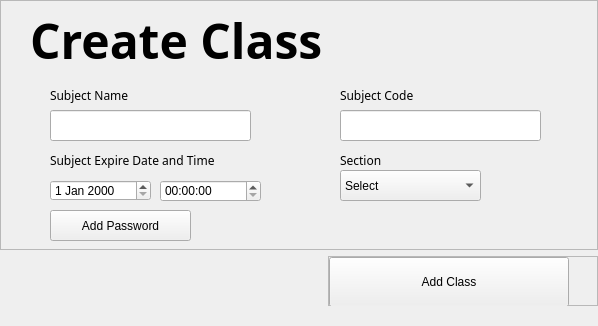
<?xml version="1.0" encoding="UTF-8"?>
<ui version="4.0">
 <class>create_class</class>
 <widget class="QMainWindow" name="create_class">
  <property name="geometry">
   <rect>
    <x>0</x>
    <y>0</y>
    <width>598</width>
    <height>326</height>
   </rect>
  </property>
  <property name="minimumSize">
   <size>
    <width>0</width>
    <height>0</height>
   </size>
  </property>
  <property name="maximumSize">
   <size>
    <width>16777215</width>
    <height>16777215</height>
   </size>
  </property>
  <property name="windowTitle">
   <string>MainWindow</string>
  </property>
  <widget class="QWidget" name="centralwidget">
   <layout class="QVBoxLayout" name="verticalLayout">
    <property name="leftMargin">
     <number>0</number>
    </property>
    <property name="topMargin">
     <number>0</number>
    </property>
    <property name="rightMargin">
     <number>0</number>
    </property>
    <property name="bottomMargin">
     <number>20</number>
    </property>
    <item>
     <widget class="QFrame" name="frame">
      <property name="frameShape">
       <enum>QFrame::StyledPanel</enum>
      </property>
      <property name="frameShadow">
       <enum>QFrame::Raised</enum>
      </property>
      <widget class="QLabel" name="label_4">
       <property name="geometry">
        <rect>
         <x>340</x>
         <y>85</y>
         <width>91</width>
         <height>20</height>
        </rect>
       </property>
       <property name="font">
        <font>
         <family>Montserrat</family>
        </font>
       </property>
       <property name="text">
        <string>Subject Code</string>
       </property>
      </widget>
      <widget class="QLineEdit" name="course_confirm_password">
       <property name="geometry">
        <rect>
         <x>340</x>
         <y>275</y>
         <width>201</width>
         <height>31</height>
        </rect>
       </property>
       <property name="echoMode">
        <enum>QLineEdit::Password</enum>
       </property>
      </widget>
      <widget class="QLabel" name="label_3">
       <property name="geometry">
        <rect>
         <x>50</x>
         <y>150</y>
         <width>171</width>
         <height>21</height>
        </rect>
       </property>
       <property name="font">
        <font>
         <family>Montserrat</family>
        </font>
       </property>
       <property name="text">
        <string>Subject Expire Date and Time</string>
       </property>
      </widget>
      <widget class="QLineEdit" name="course_code">
       <property name="geometry">
        <rect>
         <x>340</x>
         <y>110</y>
         <width>201</width>
         <height>31</height>
        </rect>
       </property>
      </widget>
      <widget class="QPushButton" name="course_add_pass_btn">
       <property name="geometry">
        <rect>
         <x>50</x>
         <y>210</y>
         <width>141</width>
         <height>31</height>
        </rect>
       </property>
       <property name="text">
        <string>Add Password</string>
       </property>
      </widget>
      <widget class="QTimeEdit" name="course_expire_time">
       <property name="geometry">
        <rect>
         <x>160</x>
         <y>180</y>
         <width>101</width>
         <height>22</height>
        </rect>
       </property>
      </widget>
      <widget class="QDateEdit" name="course_expire_date">
       <property name="geometry">
        <rect>
         <x>50</x>
         <y>180</y>
         <width>101</width>
         <height>21</height>
        </rect>
       </property>
      </widget>
      <widget class="QLabel" name="label">
       <property name="geometry">
        <rect>
         <x>30</x>
         <y>10</y>
         <width>321</width>
         <height>61</height>
        </rect>
       </property>
       <property name="font">
        <font>
         <family>Montserrat</family>
         <pointsize>36</pointsize>
         <weight>75</weight>
         <bold>true</bold>
        </font>
       </property>
       <property name="text">
        <string>Create Class</string>
       </property>
      </widget>
      <widget class="QLabel" name="label_5">
       <property name="geometry">
        <rect>
         <x>50</x>
         <y>250</y>
         <width>91</width>
         <height>20</height>
        </rect>
       </property>
       <property name="font">
        <font>
         <family>Montserrat</family>
        </font>
       </property>
       <property name="text">
        <string>Add Password</string>
       </property>
      </widget>
      <widget class="QLineEdit" name="course_password">
       <property name="geometry">
        <rect>
         <x>50</x>
         <y>275</y>
         <width>201</width>
         <height>31</height>
        </rect>
       </property>
       <property name="focusPolicy">
        <enum>Qt::WheelFocus</enum>
       </property>
       <property name="echoMode">
        <enum>QLineEdit::Password</enum>
       </property>
      </widget>
      <widget class="QLabel" name="label_6">
       <property name="geometry">
        <rect>
         <x>340</x>
         <y>250</y>
         <width>111</width>
         <height>20</height>
        </rect>
       </property>
       <property name="font">
        <font>
         <family>Montserrat</family>
        </font>
       </property>
       <property name="text">
        <string>Confirm Password</string>
       </property>
      </widget>
      <widget class="QLabel" name="label_2">
       <property name="geometry">
        <rect>
         <x>50</x>
         <y>85</y>
         <width>91</width>
         <height>20</height>
        </rect>
       </property>
       <property name="font">
        <font>
         <family>Montserrat</family>
        </font>
       </property>
       <property name="text">
        <string>Subject Name</string>
       </property>
      </widget>
      <widget class="QLineEdit" name="course_name">
       <property name="geometry">
        <rect>
         <x>50</x>
         <y>110</y>
         <width>201</width>
         <height>31</height>
        </rect>
       </property>
      </widget>
      <widget class="QComboBox" name="course_section">
       <property name="geometry">
        <rect>
         <x>340</x>
         <y>170</y>
         <width>141</width>
         <height>31</height>
        </rect>
       </property>
       <item>
        <property name="text">
         <string>Select</string>
        </property>
       </item>
      </widget>
      <widget class="QLabel" name="label_7">
       <property name="geometry">
        <rect>
         <x>340</x>
         <y>150</y>
         <width>71</width>
         <height>21</height>
        </rect>
       </property>
       <property name="font">
        <font>
         <family>Montserrat</family>
        </font>
       </property>
       <property name="text">
        <string>Section</string>
       </property>
      </widget>
     </widget>
    </item>
    <item alignment="Qt::AlignRight">
     <widget class="QFrame" name="frame_2">
      <property name="maximumSize">
       <size>
        <width>16777215</width>
        <height>50</height>
       </size>
      </property>
      <property name="frameShape">
       <enum>QFrame::StyledPanel</enum>
      </property>
      <property name="frameShadow">
       <enum>QFrame::Raised</enum>
      </property>
      <layout class="QHBoxLayout" name="horizontalLayout">
       <property name="spacing">
        <number>0</number>
       </property>
       <property name="leftMargin">
        <number>0</number>
       </property>
       <property name="topMargin">
        <number>0</number>
       </property>
       <property name="rightMargin">
        <number>28</number>
       </property>
       <property name="bottomMargin">
        <number>0</number>
       </property>
       <item>
        <widget class="QPushButton" name="add_course">
         <property name="minimumSize">
          <size>
           <width>240</width>
           <height>50</height>
          </size>
         </property>
         <property name="text">
          <string>Add Class</string>
         </property>
        </widget>
       </item>
      </layout>
     </widget>
    </item>
   </layout>
  </widget>
 </widget>
 <resources/>
 <connections/>
</ui>
